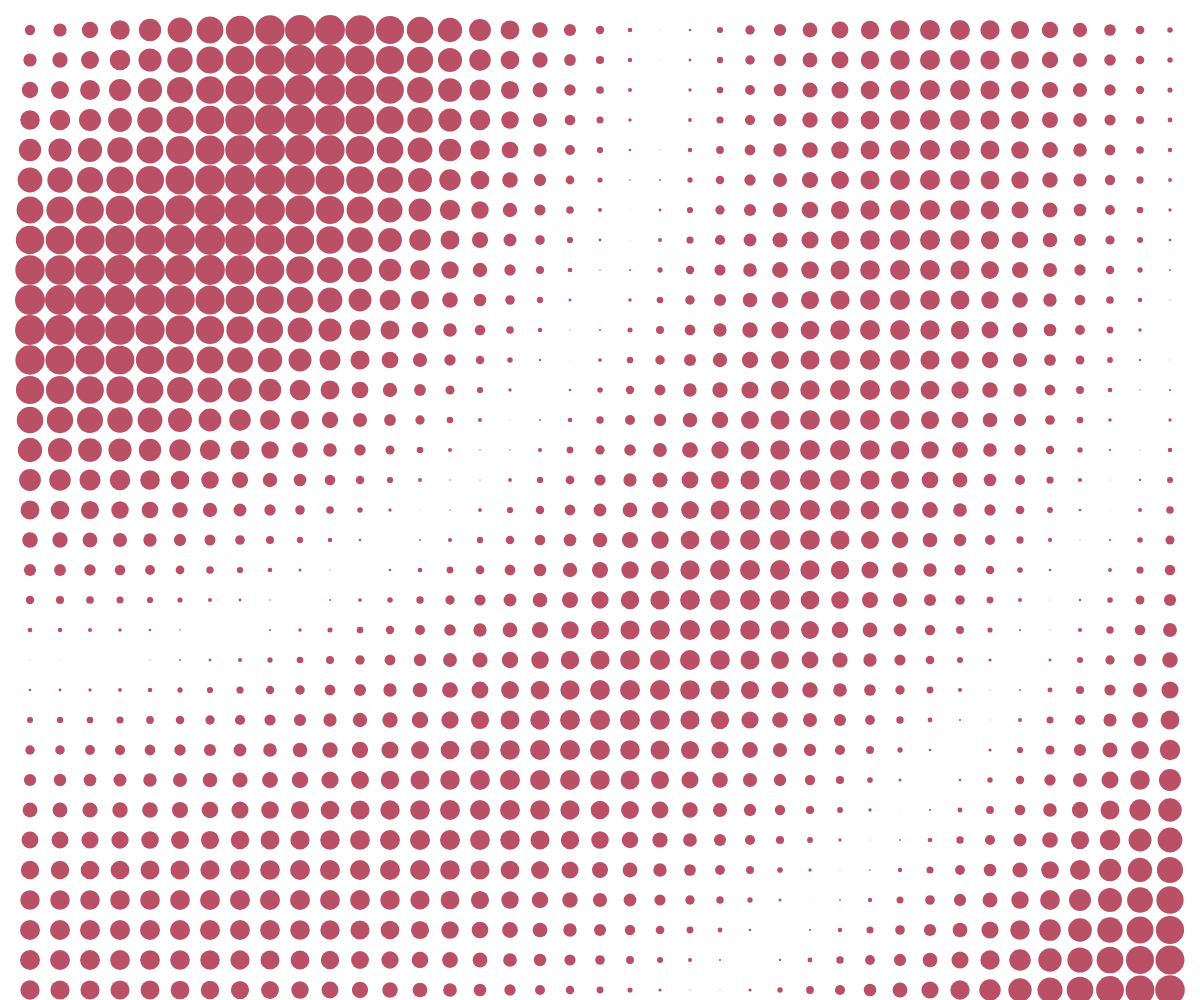
Frame 1 (no input)
Frame 60 (no input): identical to frame 1, image omitted
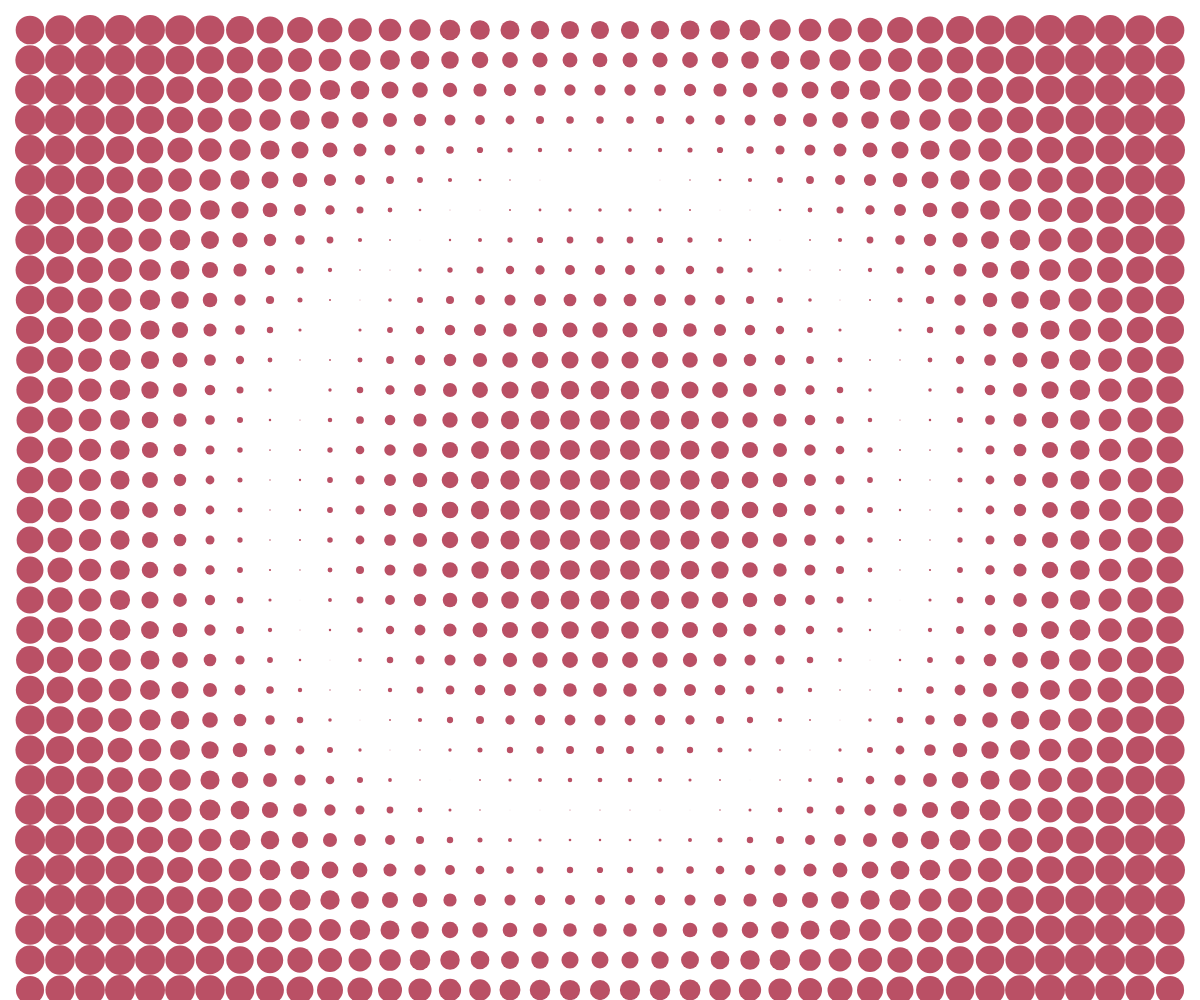
Frame 120 (the mouse pressed at the canvas centre since frame 60)

The p5.js sketch that drew these frames (run headless with seeded random() and noise() and a simulated clock; from frame 60 on, the mouse is pressed at the canvas centre):

// p5.js sketch
// ── sketch.js
function setup() {
	createCanvas(windowWidth, windowHeight);
	background(255);
	offset = 0;
  fill(random(150,200),80,random(80,180));
}

let i;
let j;
let r;
let dist;
let offset;

function draw() {
	clear();

    noStroke();
	if(mouseIsPressed){
	  offset -= 0.03;
	}
	for(i = 1; i < width / 30; i++){
		for(j = 1; j < height / 30; j++){
			dist = sqrt(pow(abs(i * 30 - mouseX), 2) + pow(abs(j * 30 - mouseY), 2));
			r = sin(dist / 200 + offset) * 25 + 5;
			ellipse(i * 30, j * 30, r, r);
	  }
	}
}
